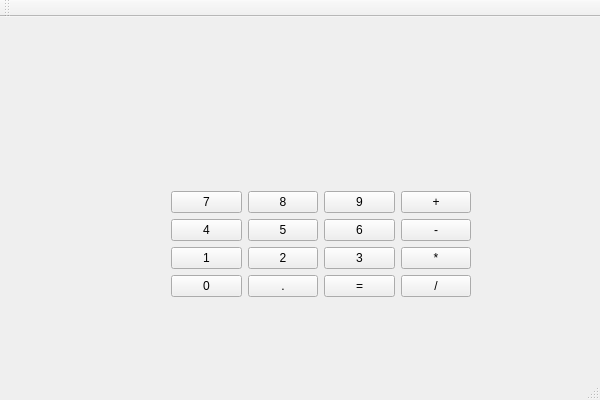
<?xml version="1.0" encoding="UTF-8"?>
<ui version="4.0">
 <class>CalculatorClass</class>
 <widget class="QMainWindow" name="CalculatorClass">
  <property name="geometry">
   <rect>
    <x>0</x>
    <y>0</y>
    <width>600</width>
    <height>400</height>
   </rect>
  </property>
  <property name="windowTitle">
   <string>Calculator</string>
  </property>
  <widget class="QWidget" name="centralWidget">
   <widget class="QWidget" name="layoutWidget">
    <property name="geometry">
     <rect>
      <x>160</x>
      <y>30</y>
      <width>322</width>
      <height>261</height>
     </rect>
    </property>
    <layout class="QVBoxLayout" name="verticalLayout_2">
     <item>
      <layout class="QVBoxLayout" name="verticalLayout">
       <property name="sizeConstraint">
        <enum>QLayout::SetFixedSize</enum>
       </property>
       <item>
        <widget class="QLabel" name="label">
         <property name="minimumSize">
          <size>
           <width>0</width>
           <height>10</height>
          </size>
         </property>
         <property name="baseSize">
          <size>
           <width>100</width>
           <height>10</height>
          </size>
         </property>
         <property name="text">
          <string/>
         </property>
         <property name="alignment">
          <set>Qt::AlignRight|Qt::AlignTrailing|Qt::AlignVCenter</set>
         </property>
        </widget>
       </item>
       <item>
        <widget class="QLabel" name="label_2">
         <property name="minimumSize">
          <size>
           <width>0</width>
           <height>10</height>
          </size>
         </property>
         <property name="baseSize">
          <size>
           <width>100</width>
           <height>10</height>
          </size>
         </property>
         <property name="text">
          <string/>
         </property>
         <property name="alignment">
          <set>Qt::AlignRight|Qt::AlignTrailing|Qt::AlignVCenter</set>
         </property>
        </widget>
       </item>
       <item>
        <spacer name="verticalSpacer">
         <property name="orientation">
          <enum>Qt::Vertical</enum>
         </property>
         <property name="sizeType">
          <enum>QSizePolicy::Fixed</enum>
         </property>
         <property name="sizeHint" stdset="0">
          <size>
           <width>20</width>
           <height>10</height>
          </size>
         </property>
        </spacer>
       </item>
      </layout>
     </item>
     <item>
      <layout class="QGridLayout" name="gridLayout">
       <property name="sizeConstraint">
        <enum>QLayout::SetDefaultConstraint</enum>
       </property>
       <item row="1" column="0">
        <widget class="QPushButton" name="pushButton_2">
         <property name="text">
          <string>4</string>
         </property>
        </widget>
       </item>
       <item row="2" column="1">
        <widget class="QPushButton" name="pushButton_6">
         <property name="text">
          <string>2</string>
         </property>
        </widget>
       </item>
       <item row="0" column="1">
        <widget class="QPushButton" name="pushButton_4">
         <property name="text">
          <string>8</string>
         </property>
        </widget>
       </item>
       <item row="1" column="2">
        <widget class="QPushButton" name="pushButton_8">
         <property name="text">
          <string>6</string>
         </property>
        </widget>
       </item>
       <item row="3" column="1">
        <widget class="QPushButton" name="pushButton_10">
         <property name="text">
          <string>.</string>
         </property>
        </widget>
       </item>
       <item row="0" column="0">
        <widget class="QPushButton" name="pushButton">
         <property name="text">
          <string>7</string>
         </property>
        </widget>
       </item>
       <item row="2" column="0">
        <widget class="QPushButton" name="pushButton_3">
         <property name="text">
          <string>1</string>
         </property>
        </widget>
       </item>
       <item row="1" column="1">
        <widget class="QPushButton" name="pushButton_5">
         <property name="text">
          <string>5</string>
         </property>
        </widget>
       </item>
       <item row="0" column="2">
        <widget class="QPushButton" name="pushButton_7">
         <property name="text">
          <string>9</string>
         </property>
        </widget>
       </item>
       <item row="2" column="2">
        <widget class="QPushButton" name="pushButton_9">
         <property name="text">
          <string>3</string>
         </property>
        </widget>
       </item>
       <item row="0" column="3">
        <widget class="QPushButton" name="pushButton_11">
         <property name="text">
          <string>+</string>
         </property>
        </widget>
       </item>
       <item row="1" column="3">
        <widget class="QPushButton" name="pushButton_12">
         <property name="text">
          <string>-</string>
         </property>
        </widget>
       </item>
       <item row="2" column="3">
        <widget class="QPushButton" name="pushButton_13">
         <property name="text">
          <string>*</string>
         </property>
        </widget>
       </item>
       <item row="3" column="3">
        <widget class="QPushButton" name="pushButton_14">
         <property name="text">
          <string>/</string>
         </property>
        </widget>
       </item>
       <item row="3" column="2">
        <widget class="QPushButton" name="pushButton_15">
         <property name="text">
          <string>=</string>
         </property>
        </widget>
       </item>
       <item row="3" column="0">
        <widget class="QPushButton" name="pushButton_16">
         <property name="text">
          <string>0</string>
         </property>
        </widget>
       </item>
      </layout>
     </item>
    </layout>
   </widget>
  </widget>
  <widget class="QMenuBar" name="menuBar">
   <property name="geometry">
    <rect>
     <x>0</x>
     <y>0</y>
     <width>600</width>
     <height>23</height>
    </rect>
   </property>
  </widget>
  <widget class="QToolBar" name="mainToolBar">
   <attribute name="toolBarArea">
    <enum>TopToolBarArea</enum>
   </attribute>
   <attribute name="toolBarBreak">
    <bool>false</bool>
   </attribute>
  </widget>
  <widget class="QStatusBar" name="statusBar"/>
 </widget>
 <layoutdefault spacing="6" margin="11"/>
 <resources>
  <include location="Calculator.qrc"/>
 </resources>
 <connections>
  <connection>
   <sender>pushButton_16</sender>
   <signal>clicked()</signal>
   <receiver>CalculatorClass</receiver>
   <slot>OnNumBtnClicked()</slot>
   <hints>
    <hint type="sourcelabel">
     <x>208</x>
     <y>309</y>
    </hint>
    <hint type="destinationlabel">
     <x>119</x>
     <y>324</y>
    </hint>
   </hints>
  </connection>
  <connection>
   <sender>pushButton_3</sender>
   <signal>clicked()</signal>
   <receiver>CalculatorClass</receiver>
   <slot>OnNumBtnClicked()</slot>
   <hints>
    <hint type="sourcelabel">
     <x>183</x>
     <y>279</y>
    </hint>
    <hint type="destinationlabel">
     <x>119</x>
     <y>301</y>
    </hint>
   </hints>
  </connection>
  <connection>
   <sender>pushButton_6</sender>
   <signal>clicked()</signal>
   <receiver>CalculatorClass</receiver>
   <slot>OnNumBtnClicked()</slot>
   <hints>
    <hint type="sourcelabel">
     <x>275</x>
     <y>272</y>
    </hint>
    <hint type="destinationlabel">
     <x>120</x>
     <y>279</y>
    </hint>
   </hints>
  </connection>
  <connection>
   <sender>pushButton_9</sender>
   <signal>clicked()</signal>
   <receiver>CalculatorClass</receiver>
   <slot>OnNumBtnClicked()</slot>
   <hints>
    <hint type="sourcelabel">
     <x>355</x>
     <y>275</y>
    </hint>
    <hint type="destinationlabel">
     <x>118</x>
     <y>255</y>
    </hint>
   </hints>
  </connection>
  <connection>
   <sender>pushButton_2</sender>
   <signal>clicked()</signal>
   <receiver>CalculatorClass</receiver>
   <slot>OnNumBtnClicked()</slot>
   <hints>
    <hint type="sourcelabel">
     <x>217</x>
     <y>248</y>
    </hint>
    <hint type="destinationlabel">
     <x>116</x>
     <y>233</y>
    </hint>
   </hints>
  </connection>
  <connection>
   <sender>pushButton_5</sender>
   <signal>clicked()</signal>
   <receiver>CalculatorClass</receiver>
   <slot>OnNumBtnClicked()</slot>
   <hints>
    <hint type="sourcelabel">
     <x>296</x>
     <y>246</y>
    </hint>
    <hint type="destinationlabel">
     <x>115</x>
     <y>208</y>
    </hint>
   </hints>
  </connection>
  <connection>
   <sender>pushButton_8</sender>
   <signal>clicked()</signal>
   <receiver>CalculatorClass</receiver>
   <slot>OnNumBtnClicked()</slot>
   <hints>
    <hint type="sourcelabel">
     <x>370</x>
     <y>250</y>
    </hint>
    <hint type="destinationlabel">
     <x>114</x>
     <y>182</y>
    </hint>
   </hints>
  </connection>
  <connection>
   <sender>pushButton</sender>
   <signal>clicked()</signal>
   <receiver>CalculatorClass</receiver>
   <slot>OnNumBtnClicked()</slot>
   <hints>
    <hint type="sourcelabel">
     <x>209</x>
     <y>210</y>
    </hint>
    <hint type="destinationlabel">
     <x>112</x>
     <y>155</y>
    </hint>
   </hints>
  </connection>
  <connection>
   <sender>pushButton_4</sender>
   <signal>clicked()</signal>
   <receiver>CalculatorClass</receiver>
   <slot>OnNumBtnClicked()</slot>
   <hints>
    <hint type="sourcelabel">
     <x>280</x>
     <y>217</y>
    </hint>
    <hint type="destinationlabel">
     <x>110</x>
     <y>128</y>
    </hint>
   </hints>
  </connection>
  <connection>
   <sender>pushButton_7</sender>
   <signal>clicked()</signal>
   <receiver>CalculatorClass</receiver>
   <slot>OnNumBtnClicked()</slot>
   <hints>
    <hint type="sourcelabel">
     <x>352</x>
     <y>213</y>
    </hint>
    <hint type="destinationlabel">
     <x>107</x>
     <y>105</y>
    </hint>
   </hints>
  </connection>
  <connection>
   <sender>pushButton_10</sender>
   <signal>clicked()</signal>
   <receiver>CalculatorClass</receiver>
   <slot>OnNumBtnClicked()</slot>
   <hints>
    <hint type="sourcelabel">
     <x>270</x>
     <y>309</y>
    </hint>
    <hint type="destinationlabel">
     <x>107</x>
     <y>80</y>
    </hint>
   </hints>
  </connection>
  <connection>
   <sender>pushButton_11</sender>
   <signal>clicked()</signal>
   <receiver>CalculatorClass</receiver>
   <slot>OnOperBtnClicked()</slot>
   <hints>
    <hint type="sourcelabel">
     <x>433</x>
     <y>210</y>
    </hint>
    <hint type="destinationlabel">
     <x>487</x>
     <y>199</y>
    </hint>
   </hints>
  </connection>
  <connection>
   <sender>pushButton_12</sender>
   <signal>clicked()</signal>
   <receiver>CalculatorClass</receiver>
   <slot>OnOperBtnClicked()</slot>
   <hints>
    <hint type="sourcelabel">
     <x>453</x>
     <y>250</y>
    </hint>
    <hint type="destinationlabel">
     <x>493</x>
     <y>251</y>
    </hint>
   </hints>
  </connection>
  <connection>
   <sender>pushButton_13</sender>
   <signal>clicked()</signal>
   <receiver>CalculatorClass</receiver>
   <slot>OnOperBtnClicked()</slot>
   <hints>
    <hint type="sourcelabel">
     <x>438</x>
     <y>271</y>
    </hint>
    <hint type="destinationlabel">
     <x>501</x>
     <y>289</y>
    </hint>
   </hints>
  </connection>
  <connection>
   <sender>pushButton_14</sender>
   <signal>clicked()</signal>
   <receiver>CalculatorClass</receiver>
   <slot>OnOperBtnClicked()</slot>
   <hints>
    <hint type="sourcelabel">
     <x>422</x>
     <y>303</y>
    </hint>
    <hint type="destinationlabel">
     <x>492</x>
     <y>343</y>
    </hint>
   </hints>
  </connection>
  <connection>
   <sender>pushButton_15</sender>
   <signal>clicked()</signal>
   <receiver>CalculatorClass</receiver>
   <slot>OnOperBtnClicked()</slot>
   <hints>
    <hint type="sourcelabel">
     <x>380</x>
     <y>310</y>
    </hint>
    <hint type="destinationlabel">
     <x>475</x>
     <y>374</y>
    </hint>
   </hints>
  </connection>
 </connections>
 <slots>
  <slot>OnNumBtnClicked()</slot>
  <slot>OnOperBtnClicked()</slot>
 </slots>
</ui>
